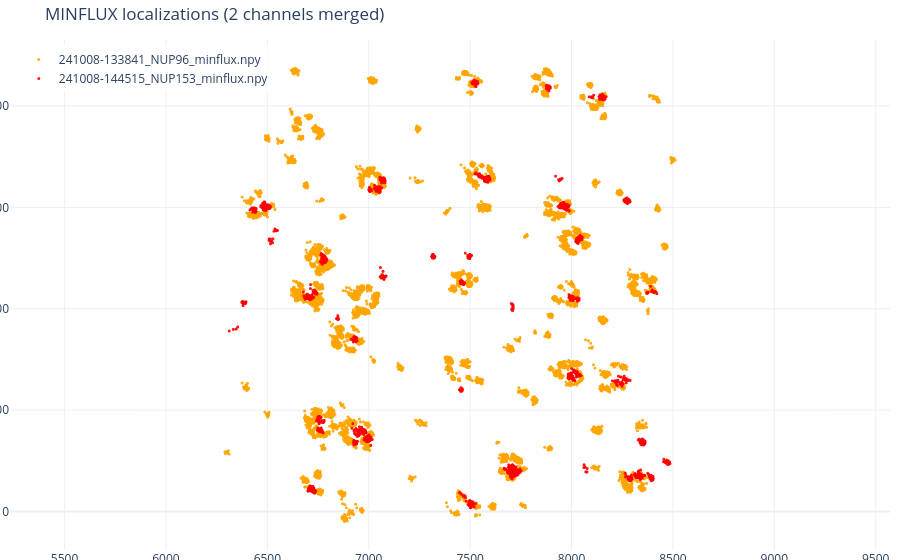
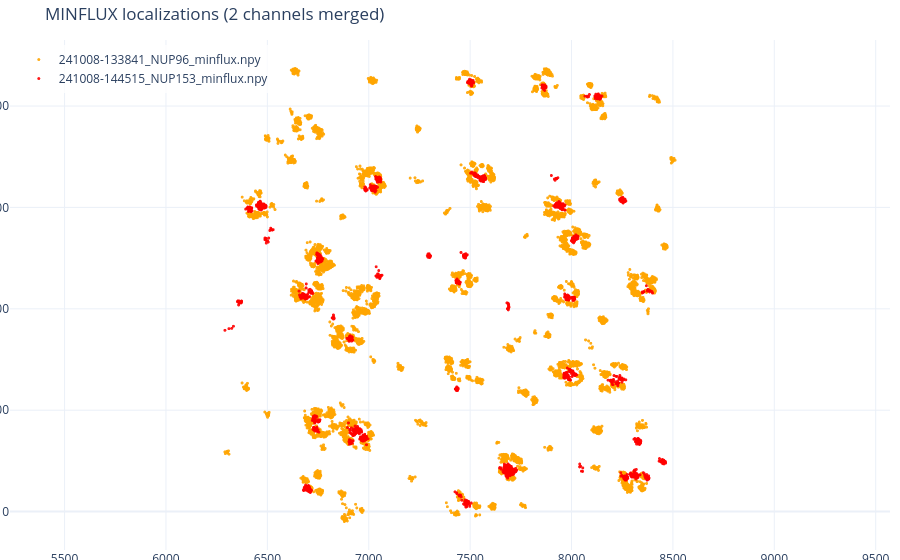

The cell these charts' notebook holds for them, in order:
### Markdown cell above
## Overview MBM alignment 

A) Read MBM bead positions

From each dataset it loads:

    .../zarr/grd/mbm/points
    A table-like zarr array with fields like:
        xyz (Nx3 bead localizations over time)
        gri (integer bead id / group id)
    .../zarr/grd/mbm group attributes points_by_gri
    This is a mapping from gri → bead metadata (name, stickiness, times_failed_in_row, etc.)
    It marks beads as used=1 if times_failed_in_row < stickiness.

Then it computes for each bead an initial position (first element of a moving average of xyz) and keeps only beads:

    measured > 10 times
    present in both datasets
    z-outliers filtered (some logic using median/std in z)

So finally you have two matched point sets:

    ref_beads_pos (target)
    meas_beads_pos (source)


B) ICP (Iterative Closest Point)

Runs ICP from source to target, building a sequence of rigid transforms (rotation+translation) until mean displacement change < 0.5 nm.

C) Apply transform to MINFLUX localizations

Applies all the ICP transforms (in sequence) to the loc coordinates of the “moving” dataset, yielding aligned localizations.

### Plan

- Load MBM points table from grd/mbm/points for each dataset.
- For each bead (gri), compute one representative bead position (same as script: moving-average then take first).
- Match beads across datasets by gri (and/or name if you can access points_by_gri).
- Run ICP to compute transform(s).
- Apply transform(s) to channel 2 localizations.

### Code cell
import numpy as np
from scipy.spatial import cKDTree
import numpy as np
import plotly.graph_objects as go
import plotly.io as pio
import webview
import os
import glob
import zarr

def filter_minflux_data(file_path, verbose=True):
    """Load and filter MINFLUX data from a single file."""
    MFX_Data = np.load(file_path)
    if verbose:
        print(f'\n--- Processing: {os.path.basename(file_path)} ---')
        print('all raw                  ', len(MFX_Data))

    # Keep only valid localizations
    MFX_Data = MFX_Data[MFX_Data['vld'] == True]
    if verbose:
        print('only valid_              ', len(MFX_Data))

    # Keep only last iteration
    MFX_Data = MFX_Data[MFX_Data['itr'] == np.max(MFX_Data['itr'])]
    if verbose:
        print('last iteration only      ', len(MFX_Data))

    # Number of final localizations per trace
    unique_tids, inv_idx, locs_per_tid = np.unique(
        MFX_Data['tid'], return_inverse=True, return_counts=True
    )
    if verbose:
        print(f'min trace                 {np.min(locs_per_tid)}')

    # Keep only traces with at least 4 localizations
    MFX_Data = MFX_Data[locs_per_tid[inv_idx] > 3]
    if verbose:
        print('after trace length filt  ', len(MFX_Data))

    _, locs_per_tid_filt = np.unique(MFX_Data['tid'], return_counts=True)
    if verbose:
        print(f'Minimum trace             {np.min(locs_per_tid_filt)}')

    return MFX_Data

def plot(MFX_Data_1, MFX_Data_2, files, x1, y1, x2, y2, MFX_Data_3=None, x3=None, y3=None, name=None):
        
    # -----------------------------
    # Build Plotly figure with two traces (different colors)
    # -----------------------------
    fig = go.Figure()

    # File 1 - Orange
    fig.add_trace(
        go.Scattergl(
            x=x1, y=y1,
            mode="markers",
            name=os.path.basename(files[0]),
            marker=dict(
                size=3,
                opacity=0.9,
                color="orange",
            ),
            customdata=MFX_Data_1["tid"],
            hovertemplate=(
                "x=%{x:.3f}<br>"
                "y=%{y:.3f}<br>"
                "tid=%{customdata}<br>"
                f"file={os.path.basename(files[0])}"
                "<extra></extra>"
            ),
        )
    )

    # File 2 - Red
    fig.add_trace(
        go.Scattergl(
            x=x2, y=y2,
            mode="markers",
            name=os.path.basename(files[1]),
            marker=dict(
                size=3,
                opacity=0.9,
                color="red",
            ),
            customdata=MFX_Data_2["tid"],
            hovertemplate=(
                "x=%{x:.3f}<br>"
                "y=%{y:.3f}<br>"
                "tid=%{customdata}<br>"
                f"file={os.path.basename(files[1])}"
                "<extra></extra>"
            ),
        )
    )

    if MFX_Data_3 is not None and x3 is not None and y3 is not None:
        # File 3 - Blue
        fig.add_trace(
            go.Scattergl(
                x=x3, y=y3,
                mode="markers",
                name=name,
                marker=dict(
                    size=3,
                    opacity=0.9,
                    color="blue",
                ),
                customdata=MFX_Data_3["tid"],
                hovertemplate=(
                    "x=%{x:.3f}<br>"
                    "y=%{y:.3f}<br>"
                    "tid=%{customdata}<br>"
                    f"file={name}"
                    "<extra></extra>"
                ),
            )
        )

    fig.update_layout(
        title="MINFLUX localizations (2 channels merged)",
        template="plotly_white",
        dragmode="pan",
        margin=dict(l=10, r=10, t=40, b=10),
        legend=dict(
            yanchor="top",
            y=0.99,
            xanchor="left",
            x=0.01,
            bgcolor="rgba(255,255,255,0.8)"
            ),
    )
    fig.layout.margin.autoexpand = False
    fig.update_yaxes(scaleanchor="x", scaleratio=1)
    fig.update_layout(uirevision="keep")
    fig.show()


# 1. Utilities: moving average + rigid transform (Kabsch) + ICP

def moving_average_1d(a, n=4):
    a = np.asarray(a, dtype=float)
    if len(a) < n:
        return a
    ret = np.cumsum(a)
    ret[n:] = ret[n:] - ret[:-n]
    return ret[n-1:] / n

def best_rigid_transform(A, B):
    """
    Find R,t minimizing || (R A + t) - B || in least squares sense.
    A, B: (N,3)
    Returns R (3,3), t (3,)
    """
    centroid_A = A.mean(axis=0)
    centroid_B = B.mean(axis=0)
    AA = A - centroid_A
    BB = B - centroid_B

    H = AA.T @ BB
    U, S, Vt = np.linalg.svd(H)
    R = Vt.T @ U.T

    # fix reflection
    if np.linalg.det(R) < 0:
        Vt[-1, :] *= -1
        R = Vt.T @ U.T

    t = centroid_B - R @ centroid_A
    return R, t

def apply_T(points, T):
    """points: (N,3), T: (4,4)"""
    ones = np.ones((points.shape[0], 1))
    P = np.hstack([points, ones])
    out = (P @ T.T)[:, :3]
    return out

def icp(source, target, max_iterations=50, tolerance=0.5e-9):
    """
    source, target: (N,3) expected roughly corresponding.
    Returns:
      source_transformed, T_total, T_list
    """
    src = source.copy()
    T_total = np.eye(4)
    T_list = []
    prev_err = np.inf

    tree = cKDTree(target)

    for i in range(max_iterations):
        dists, idx = tree.query(src, k=1)
        corr = target[idx]

        R, t = best_rigid_transform(src, corr)

        T = np.eye(4)
        T[:3,:3] = R
        T[:3, 3] = t
        T_list.append(T)

        src = apply_T(src, T)

        # compose: new total is T * old when using row-vector convention in apply_T above
        T_total = T @ T_total

        mean_err = float(np.mean(dists))
        if abs(prev_err - mean_err) < tolerance:
            # converged
            break
        prev_err = mean_err

    return src, T_total, T_list

# 2. Load MBM beads from grd/mbm/points

def load_mbm_points(grd_mbm_path):
    """
    points is a zarr array (structured) with fields including xyz and gri

    grd_mbm_path should be the folder .../grd/mbm
    Returns structured array points (numpy) with fields e.g. 'xyz','gri',...
    """
    g = zarr.open_group(grd_mbm_path, mode="r")
    points = g["points"][:]   # read fully into memory
    return points, g

# 3. Compute one position per bead (replicates shared logic)

def bead_initial_positions(points, k=4, min_count=10):
    """
    - only beads with >10 measurements
    - moving average (k=4) on xyz
    - take the first averaged position as bead initial positon

    points: structured array with fields 'gri' and 'xyz' (N,3)
    Returns: dict {gri_int: pos(3,)}
    """
    gri_vals = np.asarray(points["gri"])
    xyz = np.asarray(points["xyz"])

    out = {}
    for gri in np.unique(gri_vals):
        mask = (gri_vals == gri)
        if mask.sum() <= min_count:
            continue
        bead_xyz = xyz[mask]

        x = moving_average_1d(bead_xyz[:,0], n=k)
        y = moving_average_1d(bead_xyz[:,1], n=k)
        z = moving_average_1d(bead_xyz[:,2], n=k)
        if len(x) == 0:
            continue

        out[int(gri)] = np.array([x[0], y[0], z[0]], dtype=float)
    return out

# 4. Match common beads + z-filter similar to shared code

def match_and_filter_beads(beads_ref, beads_mov):
    """
    beads_ref/mov: dict gri->(3,)
    Returns:
      ref_pts (N,3), mov_pts (N,3), common_gris (list)
    """
    common = sorted(set(beads_ref.keys()) & set(beads_mov.keys()))
    if len(common) < 3:
        raise ValueError(f"Need >=3 common beads for stable rigid transform, got {len(common)}")

    ref = np.vstack([beads_ref[g] for g in common])
    mov = np.vstack([beads_mov[g] for g in common])

    # replicate z outlier logic (in meters)
    z = ref[:,2]
    if np.std(z) > 100e-9:
        keep = (z < np.median(z) + 1.5*np.std(z))
    else:
        keep = (z < np.median(z) + 100e-9)

    common_kept = [g for g,k in zip(common, keep) if k]
    ref_kept = np.vstack([beads_ref[g] for g in common_kept])
    mov_kept = np.vstack([beads_mov[g] for g in common_kept])

    if len(common_kept) < 3:
        raise ValueError(f"After z-filter, need >=3 beads, got {len(common_kept)}")

    return ref_kept, mov_kept, common_kept

# 5. Apply to your MINFLUX loc array (channel 2 → channel 1)

def align_dataset_by_mbm(mfx_ref, mfx_mov, mbm_path_ref, mbm_path_mov, k=4):
    # load beads
    pts_ref, _ = load_mbm_points(mbm_path_ref)
    pts_mov, _ = load_mbm_points(mbm_path_mov)

    beads_ref = bead_initial_positions(pts_ref, k=k)
    beads_mov = bead_initial_positions(pts_mov, k=k)

    ref_pts, mov_pts, common = match_and_filter_beads(beads_ref, beads_mov)
    print(f"Using {len(common)} common beads (gri): {common[:10]}{'...' if len(common)>10 else ''}")

    # compute transform (move -> ref)
    mov_aligned_beads, T_total, T_list = icp(mov_pts, ref_pts, max_iterations=50, tolerance=0.5e-9)
    print("T_total:\n", T_total)

    # apply to MINFLUX localizations (only to loc, keep rest same)
    out = mfx_mov.copy()
    out_loc = apply_T(out["loc"], T_total)
    out["loc"] = out_loc
    return out, T_total

path = '/Users/maximiliansenftleben/Data/8376_alm/8376_minflux/data/for Max_MFX_echange_2colour_2D/'
files = [i for i in glob.glob(os.path.join(path, "**", "*.npy"), recursive=True) if i.endswith('.npy')]

# load and filter mfx
mfx1 = filter_minflux_data(files[0], verbose=False)
mfx2 = filter_minflux_data(files[1], verbose=False)

# locate mbm folders
mbm1 = os.path.join(os.path.dirname(files[0]), "grd", "mbm")
mbm2 = os.path.join(os.path.dirname(files[1]), "grd", "mbm")

mfx2_reg, T = align_dataset_by_mbm(mfx1, mfx2, mbm1, mbm2, k=4)

# plot before/after (nm)
plot(mfx1, mfx2, files,
     x1=(mfx1["loc"][:,0]*1e9), y1=(mfx1["loc"][:,1]*1e9),
     x2=(mfx2["loc"][:,0]*1e9), y2=(mfx2["loc"][:,1]*1e9))

plot(mfx1, mfx2, files,
     x1=(mfx1["loc"][:,0]*1e9), y1=(mfx1["loc"][:,1]*1e9),
     x2=(mfx2_reg["loc"][:,0]*1e9), y2=(mfx2_reg["loc"][:,1]*1e9),
     MFX_Data_3=None)

### Figure 1 — Plotly figure (JSON) as saved in the notebook; plotly's stock layout.template omitted (floating-point values rounded to 4 significant figures; data arrays with more than 128 entries replaced by an {"elided": "..."} marker saying what was removed)
{"data": [{"customdata": {"elided": "21048 int values"}, "hovertemplate": "x=%{x:.3f}<br>y=%{y:.3f}<br>tid=%{customdata}<br>file=241008-133841_NUP96_minflux.npy<extra></extra>", "marker": {"color": "orange", "opacity": 0.9, "size": 3}, "mode": "markers", "name": "241008-133841_NUP96_minflux.npy", "type": "scattergl", "x": {"elided": "21048 float values"}, "y": {"elided": "21048 float values"}}, {"customdata": {"elided": "3235 int values"}, "hovertemplate": "x=%{x:.3f}<br>y=%{y:.3f}<br>tid=%{customdata}<br>file=241008-144515_NUP153_minflux.npy<extra></extra>", "marker": {"color": "red", "opacity": 0.9, "size": 3}, "mode": "markers", "name": "241008-144515_NUP153_minflux.npy", "type": "scattergl", "x": {"elided": "3235 float values"}, "y": {"elided": "3235 float values"}}], "layout": {"dragmode": "pan", "legend": {"bgcolor": "rgba(255,255,255,0.8)", "x": 0.01, "xanchor": "left", "y": 0.99, "yanchor": "top"}, "margin": {"autoexpand": false, "b": 10, "l": 10, "r": 10, "t": 40}, "title": {"text": "MINFLUX localizations (2 channels merged)"}, "uirevision": "keep", "yaxis": {"scaleanchor": "x", "scaleratio": 1}}}

### Figure 2 — Plotly figure (JSON) as saved in the notebook; plotly's stock layout.template omitted (floating-point values rounded to 4 significant figures; data arrays with more than 128 entries replaced by an {"elided": "..."} marker saying what was removed)
{"data": [{"customdata": {"elided": "21048 int values"}, "hovertemplate": "x=%{x:.3f}<br>y=%{y:.3f}<br>tid=%{customdata}<br>file=241008-133841_NUP96_minflux.npy<extra></extra>", "marker": {"color": "orange", "opacity": 0.9, "size": 3}, "mode": "markers", "name": "241008-133841_NUP96_minflux.npy", "type": "scattergl", "x": {"elided": "21048 float values"}, "y": {"elided": "21048 float values"}}, {"customdata": {"elided": "3235 int values"}, "hovertemplate": "x=%{x:.3f}<br>y=%{y:.3f}<br>tid=%{customdata}<br>file=241008-144515_NUP153_minflux.npy<extra></extra>", "marker": {"color": "red", "opacity": 0.9, "size": 3}, "mode": "markers", "name": "241008-144515_NUP153_minflux.npy", "type": "scattergl", "x": {"elided": "3235 float values"}, "y": {"elided": "3235 float values"}}], "layout": {"dragmode": "pan", "legend": {"bgcolor": "rgba(255,255,255,0.8)", "x": 0.01, "xanchor": "left", "y": 0.99, "yanchor": "top"}, "margin": {"autoexpand": false, "b": 10, "l": 10, "r": 10, "t": 40}, "title": {"text": "MINFLUX localizations (2 channels merged)"}, "uirevision": "keep", "yaxis": {"scaleanchor": "x", "scaleratio": 1}}}
